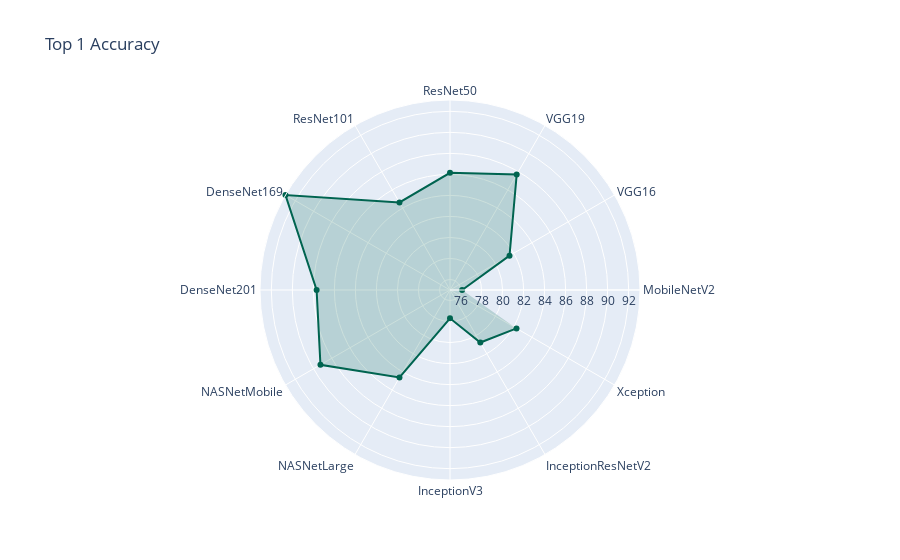

Notebook code cell kept with this figure:
### Markdown cell above
### The best class similarity

### Code cell
viz.plot_metric_radar(names, similar_best_class, "Top 1 Accuracy", min_value=75)

### Figure 1 — Plotly figure (JSON) as saved in the notebook; plotly's stock layout.template omitted (floating-point values rounded to 4 significant figures)
{"data": [{"fill": "toself", "fillcolor": "rgba(0,100,80,0.2)", "line": {"color": "rgb(0,100,80)", "width": 2}, "mode": "lines+markers", "r": [76.15, 81.54, 87.69, 86.15, 84.62, 93.08, 87.69, 89.23, 84.62, 77.69, 80.77, 82.31], "theta": ["MobileNetV2", "VGG16", "VGG19", "ResNet50", "ResNet101", "DenseNet169", "DenseNet201", "NASNetMobile", "NASNetLarge", "InceptionV3", "InceptionResNetV2", "Xception"], "type": "scatterpolar"}], "layout": {"polar": {"radialaxis": {"visible": true, "range": [75, 93.08], "angle": 0, "tickangle": 0}}, "showlegend": false, "title": {"text": "Top 1 Accuracy"}}}
